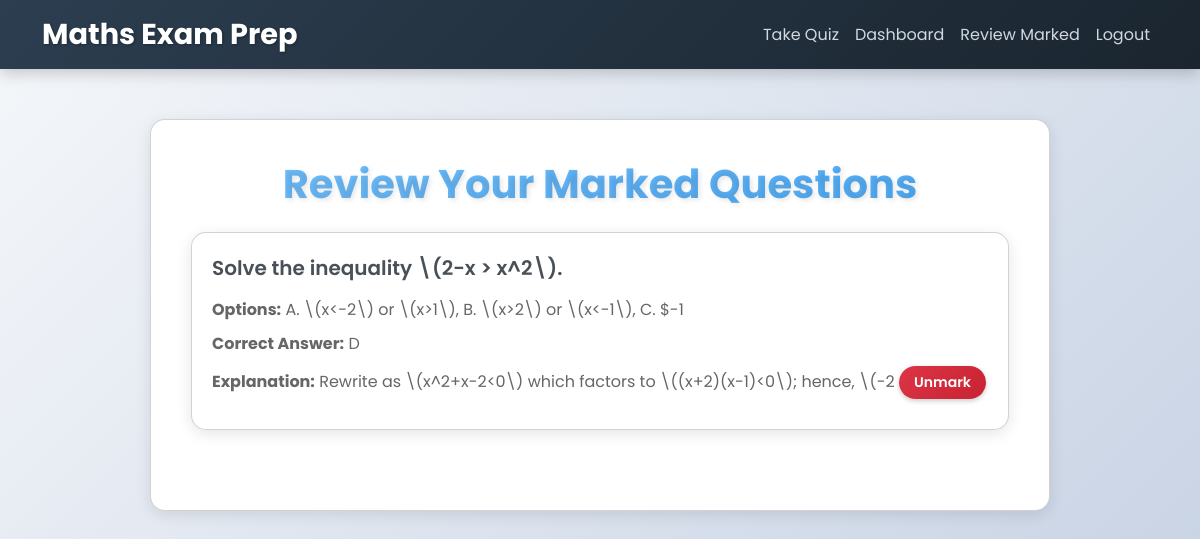
Screenshot of /review (signed in) with the database file from the repository.
### app/models.py (models this page shows, shortened)
class Question(db.Model):
    id = db.Column(db.Integer, primary_key=True)
    topic = db.Column(db.String(100), nullable=False)
    difficulty = db.Column(db.Integer, nullable=False)
    question_text = db.Column(db.Text, nullable=False)
    option_a = db.Column(db.String(100), nullable=False)
    option_b = db.Column(db.String(100), nullable=False)
    option_c = db.Column(db.String(100), nullable=False)
    option_d = db.Column(db.String(100), nullable=False)
    correct_option = db.Column(db.String(10), nullable=False)
    explanation = db.Column(db.Text, nullable=True)  # Added back explanation column

### app/routes.py (the view)
@app.route('/review')
@login_required
def review():
    review_questions = ReviewQuestion.query.filter_by(user_id=current_user.id).all()
    questions = [rq.question for rq in review_questions]
    return render_template('review.html', questions=questions)

### app/models.py (called while the page is built)
@login_manager.user_loader
def load_user(user_id):
    return User.query.get(int(user_id))

### app/templates/review.html (shortened to what this page needs)
<!DOCTYPE html>
<html lang="en">
<head>
    <link href="https://cdn.jsdelivr.net/npm/bootstrap@5.3.3/dist/css/bootstrap.min.css" rel="stylesheet">
</head>
<body>
    <nav class="navbar navbar-expand-lg navbar-dark bg-dark">
        <div class="container">
            <a class="navbar-brand" href="{{ url_for('home') }}">Maths Exam Prep</a>
            <div class="collapse navbar-collapse" id="navbarNav">
                <ul class="navbar-nav ms-auto">
                    <li class="nav-item"><a class="nav-link" href="{{ url_for('quiz') }}">Take Quiz</a></li>
                    <li class="nav-item"><a class="nav-link" href="{{ url_for('dashboard') }}">Dashboard</a></li>
                    <li class="nav-item"><a class="nav-link active" href="{{ url_for('review') }}">Review Marked</a></li>
                    <li class="nav-item"><a class="nav-link" href="{{ url_for('logout') }}">Logout</a></li>
                </ul>
            </div>
        </div>
    </nav>
    <div class="container">
        <div class="card review-card">
            <h2 class="text-center mb-4">Review Your Marked Questions</h2>
            {% if questions %}
                {% for question in questions %}
                    <div class="card mb-3">
                        <div class="card-body">
                            <h5>{{ question.question_text | safe }}</h5>
                            <p><strong>Options:</strong> A. {{ question.option_a | safe }}, B. {{ question.option_b | safe }}, C. {{ question.option_c | safe }}, D. {{ question.option_d | safe }}</p>
                            <p><strong>Correct Answer:</strong> {{ question.correct_option | safe }}</p>
                            <p><strong>Explanation:</strong> {{ question.explanation | safe or "No explanation available." }}</p>
                            <button class="btn btn-danger btn-sm" onclick="unmarkForReview({{ question.id }})">Unmark</button>
                        </div>
                    </div>
                {% endfor %}
            {% else %}
                <p class="text-center">No questions marked for review yet.</p>
                <div class="d-grid">
                    <a href="{{ url_for('quiz') }}" class="btn btn-primary">Take a Quiz</a>
                </div>
            {% endif %}
        </div>
    </div>
</body>
</html>

### app/templates/review.html (style rules this page uses)
body { background: linear-gradient(135deg, #f5f7fa 0%, #c3cfe2 100%); font-family: 'Poppins', sans-serif; color: #333; min-height: 100vh; }
.navbar { background: linear-gradient(135deg, #2c3e50, #1a252f); box-shadow: 0 4px 15px rgba(0, 0, 0, 0.2); }
.navbar-brand { font-weight: 700; font-size: 1.8rem; color: #fff; text-shadow: 1px 1px 3px rgba(0, 0, 0, 0.3); }
.nav-link { color: #d1d8e0 !important; transition: color 0.3s ease; }
.review-card { max-width: 900px; margin: 50px auto; border-radius: 20px; box-shadow: 0 6px 25px rgba(0, 0, 0, 0.15); padding: 40px; background: #fff; transition: transform 0.3s ease; }
h2 { font-weight: 700; font-size: 2.5rem; color: #2c3e50; text-shadow: 2px 2px 5px rgba(0, 0, 0, 0.1); background: linear-gradient(135deg, #74c0fc, #4dabf7); -webkit-background-clip: text; -webkit-text-fill-color: transparent; animation: fadeInDown 0.8s ease-in-out; }
.card { border-radius: 15px; box-shadow: 0 4px 15px rgba(0, 0, 0, 0.1); background: #fff; }
.card-body { padding: 20px; }
.card-body h5 { font-size: 1.25rem; font-weight: 600; color: #495057; margin-bottom: 15px; line-height: 1.5; }
.card-body p { font-size: 1rem; color: #666; margin-bottom: 10px; line-height: 1.5; }
.btn-danger { background: linear-gradient(135deg, #dc3545, #c82333); border: none; border-radius: 20px; padding: 6px 15px; font-weight: 600; box-shadow: 0 2px 5px rgba(0, 0, 0, 0.2); transition: all 0.3s ease; }

### rows the page displays
Question: question_text "Solve the inequality \\(2-x > x^2\\).", option_a "\\(x<-2\\) or \\(x>1\\)", option_b "\\(x>2\\) or \\(x<-1\\)", option_c "$-1", correct_option "D", explanation "Rewrite as \\(x^2+x-2<0\\) which factors to \\((x+2)(x-1)<0\\); hence, \\(-2"
